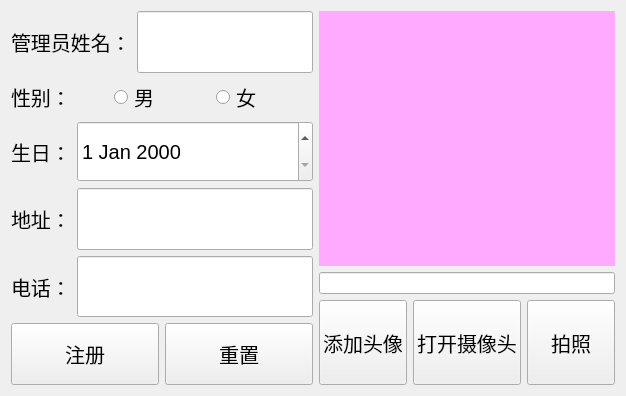
<?xml version="1.0" encoding="UTF-8"?>
<ui version="4.0">
 <class>DregisterWin</class>
 <widget class="QWidget" name="DregisterWin">
  <property name="geometry">
   <rect>
    <x>0</x>
    <y>0</y>
    <width>626</width>
    <height>396</height>
   </rect>
  </property>
  <property name="windowTitle">
   <string>Form</string>
  </property>
  <layout class="QHBoxLayout" name="horizontalLayout_8">
   <item>
    <layout class="QVBoxLayout" name="verticalLayout">
     <item>
      <layout class="QHBoxLayout" name="horizontalLayout">
       <item>
        <widget class="QLabel" name="label">
         <property name="font">
          <font>
           <pointsize>15</pointsize>
          </font>
         </property>
         <property name="text">
          <string>管理员姓名：</string>
         </property>
        </widget>
       </item>
       <item>
        <widget class="QLineEdit" name="nameEdit">
         <property name="sizePolicy">
          <sizepolicy hsizetype="Expanding" vsizetype="Expanding">
           <horstretch>0</horstretch>
           <verstretch>0</verstretch>
          </sizepolicy>
         </property>
         <property name="font">
          <font>
           <pointsize>15</pointsize>
          </font>
         </property>
        </widget>
       </item>
      </layout>
     </item>
     <item>
      <layout class="QHBoxLayout" name="horizontalLayout_2">
       <item>
        <widget class="QLabel" name="label_2">
         <property name="font">
          <font>
           <pointsize>15</pointsize>
          </font>
         </property>
         <property name="text">
          <string>性别：</string>
         </property>
        </widget>
       </item>
       <item>
        <widget class="QRadioButton" name="mrb">
         <property name="font">
          <font>
           <pointsize>15</pointsize>
          </font>
         </property>
         <property name="text">
          <string>男</string>
         </property>
        </widget>
       </item>
       <item>
        <widget class="QRadioButton" name="wrb">
         <property name="font">
          <font>
           <pointsize>15</pointsize>
          </font>
         </property>
         <property name="text">
          <string>女</string>
         </property>
        </widget>
       </item>
      </layout>
     </item>
     <item>
      <layout class="QHBoxLayout" name="horizontalLayout_5">
       <item>
        <widget class="QLabel" name="label_5">
         <property name="font">
          <font>
           <pointsize>15</pointsize>
          </font>
         </property>
         <property name="text">
          <string>生日：</string>
         </property>
        </widget>
       </item>
       <item>
        <widget class="QDateEdit" name="birthdayEdit">
         <property name="sizePolicy">
          <sizepolicy hsizetype="Expanding" vsizetype="Expanding">
           <horstretch>0</horstretch>
           <verstretch>0</verstretch>
          </sizepolicy>
         </property>
         <property name="font">
          <font>
           <pointsize>15</pointsize>
          </font>
         </property>
        </widget>
       </item>
      </layout>
     </item>
     <item>
      <layout class="QHBoxLayout" name="horizontalLayout_3">
       <item>
        <widget class="QLabel" name="label_3">
         <property name="font">
          <font>
           <pointsize>15</pointsize>
          </font>
         </property>
         <property name="text">
          <string>地址：</string>
         </property>
        </widget>
       </item>
       <item>
        <widget class="QLineEdit" name="addressEdit">
         <property name="sizePolicy">
          <sizepolicy hsizetype="Expanding" vsizetype="Expanding">
           <horstretch>0</horstretch>
           <verstretch>0</verstretch>
          </sizepolicy>
         </property>
         <property name="font">
          <font>
           <pointsize>15</pointsize>
          </font>
         </property>
        </widget>
       </item>
      </layout>
     </item>
     <item>
      <layout class="QHBoxLayout" name="horizontalLayout_4">
       <item>
        <widget class="QLabel" name="label_4">
         <property name="font">
          <font>
           <pointsize>15</pointsize>
          </font>
         </property>
         <property name="text">
          <string>电话：</string>
         </property>
        </widget>
       </item>
       <item>
        <widget class="QLineEdit" name="phoneEdit">
         <property name="sizePolicy">
          <sizepolicy hsizetype="Expanding" vsizetype="Expanding">
           <horstretch>0</horstretch>
           <verstretch>0</verstretch>
          </sizepolicy>
         </property>
         <property name="font">
          <font>
           <pointsize>15</pointsize>
          </font>
         </property>
        </widget>
       </item>
      </layout>
     </item>
     <item>
      <layout class="QHBoxLayout" name="horizontalLayout_6">
       <item>
        <widget class="QPushButton" name="registerBt">
         <property name="sizePolicy">
          <sizepolicy hsizetype="Expanding" vsizetype="Expanding">
           <horstretch>0</horstretch>
           <verstretch>0</verstretch>
          </sizepolicy>
         </property>
         <property name="font">
          <font>
           <pointsize>15</pointsize>
          </font>
         </property>
         <property name="text">
          <string>注册</string>
         </property>
        </widget>
       </item>
       <item>
        <widget class="QPushButton" name="resetBt">
         <property name="sizePolicy">
          <sizepolicy hsizetype="Expanding" vsizetype="Expanding">
           <horstretch>0</horstretch>
           <verstretch>0</verstretch>
          </sizepolicy>
         </property>
         <property name="font">
          <font>
           <pointsize>15</pointsize>
          </font>
         </property>
         <property name="text">
          <string>重置</string>
         </property>
        </widget>
       </item>
      </layout>
     </item>
    </layout>
   </item>
   <item>
    <layout class="QVBoxLayout" name="verticalLayout_2" stretch="3,2,1">
     <item>
      <widget class="QLabel" name="headpicLb">
       <property name="sizePolicy">
        <sizepolicy hsizetype="Preferred" vsizetype="Expanding">
         <horstretch>0</horstretch>
         <verstretch>0</verstretch>
        </sizepolicy>
       </property>
       <property name="styleSheet">
        <string notr="true">background-color: rgb(255, 170, 255);</string>
       </property>
       <property name="text">
        <string/>
       </property>
      </widget>
     </item>
     <item>
      <widget class="QLineEdit" name="picFileEdit"/>
     </item>
     <item>
      <layout class="QHBoxLayout" name="horizontalLayout_7">
       <item>
        <widget class="QPushButton" name="addpicBt">
         <property name="sizePolicy">
          <sizepolicy hsizetype="Minimum" vsizetype="Expanding">
           <horstretch>0</horstretch>
           <verstretch>0</verstretch>
          </sizepolicy>
         </property>
         <property name="font">
          <font>
           <pointsize>15</pointsize>
          </font>
         </property>
         <property name="text">
          <string>添加头像</string>
         </property>
        </widget>
       </item>
       <item>
        <widget class="QPushButton" name="videoswitchBt">
         <property name="sizePolicy">
          <sizepolicy hsizetype="Minimum" vsizetype="Expanding">
           <horstretch>0</horstretch>
           <verstretch>0</verstretch>
          </sizepolicy>
         </property>
         <property name="font">
          <font>
           <pointsize>15</pointsize>
          </font>
         </property>
         <property name="text">
          <string>打开摄像头</string>
         </property>
        </widget>
       </item>
       <item>
        <widget class="QPushButton" name="cameraBt">
         <property name="sizePolicy">
          <sizepolicy hsizetype="Minimum" vsizetype="Expanding">
           <horstretch>0</horstretch>
           <verstretch>0</verstretch>
          </sizepolicy>
         </property>
         <property name="font">
          <font>
           <pointsize>15</pointsize>
          </font>
         </property>
         <property name="text">
          <string>拍照</string>
         </property>
        </widget>
       </item>
      </layout>
     </item>
    </layout>
   </item>
  </layout>
 </widget>
 <resources/>
 <connections/>
</ui>
